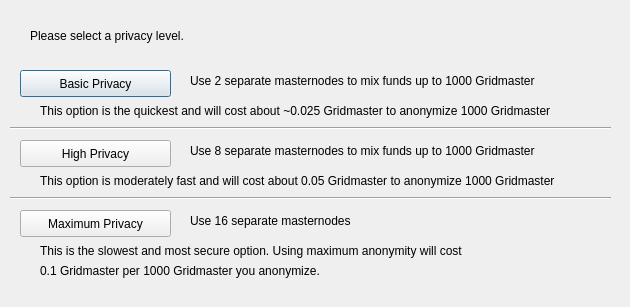
<?xml version="1.0" encoding="UTF-8"?>
<ui version="4.0">
 <class>DarksendConfig</class>
 <widget class="QDialog" name="DarksendConfig">
  <property name="geometry">
   <rect>
    <x>0</x>
    <y>0</y>
    <width>630</width>
    <height>307</height>
   </rect>
  </property>
  <property name="windowTitle">
   <string>Configure Darksend</string>
  </property>
  <widget class="QPushButton" name="buttonBasic">
   <property name="geometry">
    <rect>
     <x>20</x>
     <y>70</y>
     <width>151</width>
     <height>27</height>
    </rect>
   </property>
   <property name="text">
    <string>Basic Privacy</string>
   </property>
  </widget>
  <widget class="QPushButton" name="buttonHigh">
   <property name="geometry">
    <rect>
     <x>20</x>
     <y>140</y>
     <width>151</width>
     <height>27</height>
    </rect>
   </property>
   <property name="text">
    <string>High Privacy</string>
   </property>
  </widget>
  <widget class="QPushButton" name="buttonMax">
   <property name="geometry">
    <rect>
     <x>20</x>
     <y>210</y>
     <width>151</width>
     <height>27</height>
    </rect>
   </property>
   <property name="text">
    <string>Maximum Privacy</string>
   </property>
  </widget>
  <widget class="QLabel" name="label">
   <property name="geometry">
    <rect>
     <x>30</x>
     <y>20</y>
     <width>571</width>
     <height>31</height>
    </rect>
   </property>
   <property name="text">
    <string>Please select a privacy level.</string>
   </property>
  </widget>
  <widget class="QLabel" name="label_2">
   <property name="geometry">
    <rect>
     <x>190</x>
     <y>70</y>
     <width>421</width>
     <height>21</height>
    </rect>
   </property>
   <property name="text">
    <string>Use 2 separate masternodes to mix funds up to 1000 Gridmaster</string>
   </property>
  </widget>
  <widget class="QLabel" name="label_3">
   <property name="geometry">
    <rect>
     <x>190</x>
     <y>140</y>
     <width>411</width>
     <height>21</height>
    </rect>
   </property>
   <property name="text">
    <string>Use 8 separate masternodes to mix funds up to 1000 Gridmaster</string>
   </property>
  </widget>
  <widget class="QLabel" name="label_4">
   <property name="geometry">
    <rect>
     <x>190</x>
     <y>210</y>
     <width>421</width>
     <height>21</height>
    </rect>
   </property>
   <property name="text">
    <string>Use 16 separate masternodes</string>
   </property>
  </widget>
  <widget class="QLabel" name="label_6">
   <property name="geometry">
    <rect>
     <x>40</x>
     <y>100</y>
     <width>561</width>
     <height>21</height>
    </rect>
   </property>
   <property name="text">
    <string>This option is the quickest and will cost about ~0.025 Gridmaster to anonymize 1000 Gridmaster</string>
   </property>
  </widget>
  <widget class="QLabel" name="label_7">
   <property name="geometry">
    <rect>
     <x>40</x>
     <y>170</y>
     <width>561</width>
     <height>21</height>
    </rect>
   </property>
   <property name="text">
    <string>This option is moderately fast and will cost about 0.05 Gridmaster to anonymize 1000 Gridmaster</string>
   </property>
  </widget>
  <widget class="QLabel" name="label_8">
   <property name="geometry">
    <rect>
     <x>40</x>
     <y>240</y>
     <width>561</width>
     <height>21</height>
    </rect>
   </property>
   <property name="text">
    <string>This is the slowest and most secure option. Using maximum anonymity will cost</string>
   </property>
  </widget>
  <widget class="QLabel" name="label_9">
   <property name="geometry">
    <rect>
     <x>40</x>
     <y>260</y>
     <width>561</width>
     <height>21</height>
    </rect>
   </property>
   <property name="text">
    <string>0.1 Gridmaster per 1000 Gridmaster you anonymize.</string>
   </property>
  </widget>
  <widget class="Line" name="line">
   <property name="geometry">
    <rect>
     <x>10</x>
     <y>120</y>
     <width>601</width>
     <height>16</height>
    </rect>
   </property>
   <property name="orientation">
    <enum>Qt::Horizontal</enum>
   </property>
  </widget>
  <widget class="Line" name="line_2">
   <property name="geometry">
    <rect>
     <x>10</x>
     <y>190</y>
     <width>601</width>
     <height>16</height>
    </rect>
   </property>
   <property name="orientation">
    <enum>Qt::Horizontal</enum>
   </property>
  </widget>
 </widget>
 <resources/>
 <connections/>
</ui>
